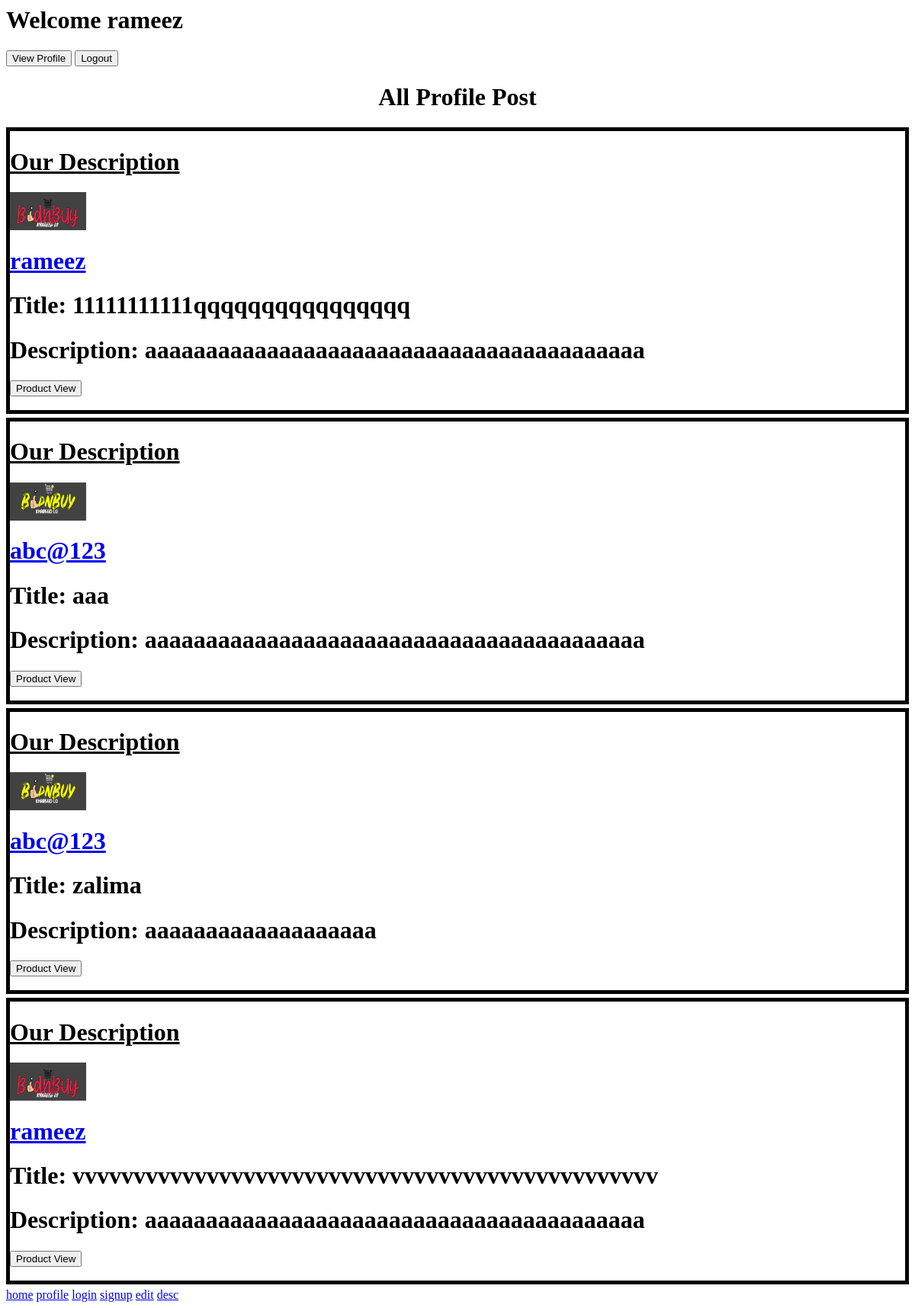
The app's page / (signed in), older data.
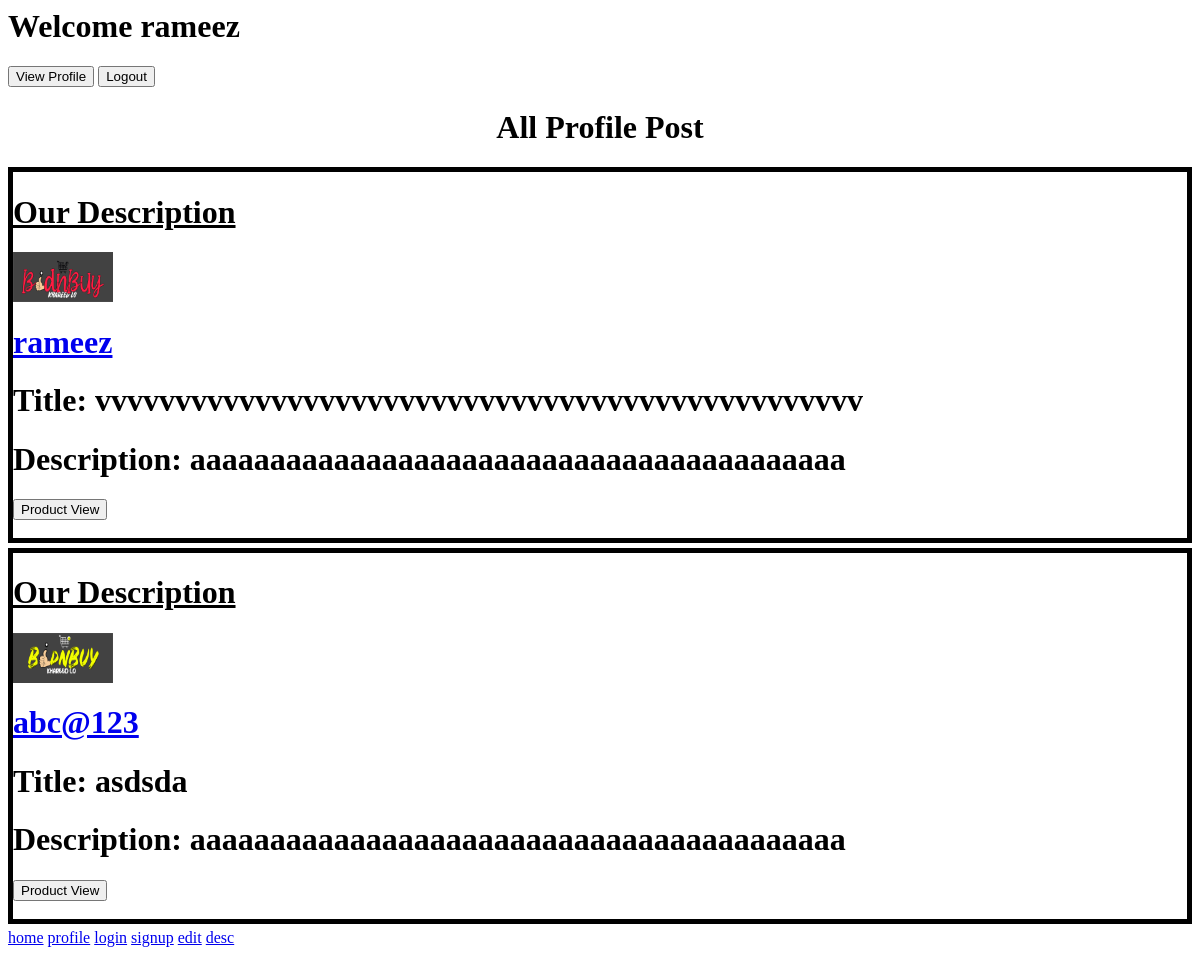
The same page, newer data.
### user_profile/models.py (models this page shows, shortened)
class Description(models.Model):
    user=models.ForeignKey(Profile,on_delete=models.CASCADE)
    title=models.CharField(max_length=10000)
    desc=models.CharField(max_length=10000)

class Profile(models.Model):
  user=models.OneToOneField(User,on_delete=models.CASCADE)
  bio=models.TextField(max_length=50,default='Your Bio')
  age=models.IntegerField(default='00')
  education=models.CharField(max_length=20, default='Your Education')
  address=models.CharField(max_length=50, default='Your Address')
  image=models.ImageField(upload_to='media/',default='profile.jpg')

### user_profile/views.py (the view)
# urls.py: 2. Add a URL to urlpatterns:  path('', views.home, name='home')
def home(request):
  descriptions=Description.objects.all()
  user=User.objects.get(id=request.user.id)
  if not Profile.objects.filter(user=user):
    Profile.objects.create(user=user)
  return render(request,'user_profile/index.html',{'descriptions':descriptions})

### templates/user_profile/index.html
{% if request.user.is_authenticated %}
<h1>Welcome {{request.user.username}}</h1>
<a href="{% url 'profile' %}"><button>View Profile</button></a>
<a href="{% url 'logout' %}"><button>Logout</button></a>
{% else %}
<h1>Please Login First To See Your Profile</h1>
<a href="{% url 'login' %}"><button>Login</button></a>
<h1>Not have an account ? </h1>
<a href="{% url 'signup' %}"><button>Sign Up</button></a>
{% endif %}
<h1 align="center">All Profile Post</h1>
{% for d in descriptions %}
<div style="border:5px solid black;margin-bottom:5px;">
<h1><u>Our Description</u></h1>
<img width="100px" height="50px" src="/media/{{d.user.image}}" alt=""><a href="{% url 'Userprofile'  d.user.id %}"><h1>{{d.user.user}}</h1></a>
<h1>Title: {{d.title}}</h1>
<h1>Description: {{d.desc}}</h1>
<a href="/products/{{ d.id }}"><button>Product View</button></a>
<br><br>
</div>
{% endfor %}
<a href="{% url 'home' %}">home</a>
<a href="{% url 'profile' %}">profile</a>
<a href="{% url 'login' %}">login</a>
<a href="{% url 'signup' %}">signup</a>
<a href="{% url 'edit' %}">edit</a>
<a href="{% url 'desc' %}">desc</a>

Row changes from the older to the newer data that the page shows:
removed Description: user.image (picture), user.user "rameez", title "11111111111qqqqqqqqqqqqqqqq", desc "aaaaaaaaaaaaaaaaaaaaaaaaaaaaaaaaaaaaaaaaa"
removed Description: user.image (placeholder picture), user.user "abc@123", title "aaa", desc "aaaaaaaaaaaaaaaaaaaaaaaaaaaaaaaaaaaaaaaaa"
removed Description: user.image (placeholder picture), user.user "abc@123", title "zalima", desc "aaaaaaaaaaaaaaaaaaa"
added Description: user.image (placeholder picture), user.user "abc@123", title "asdsda", desc "aaaaaaaaaaaaaaaaaaaaaaaaaaaaaaaaaaaaaaaaa"
